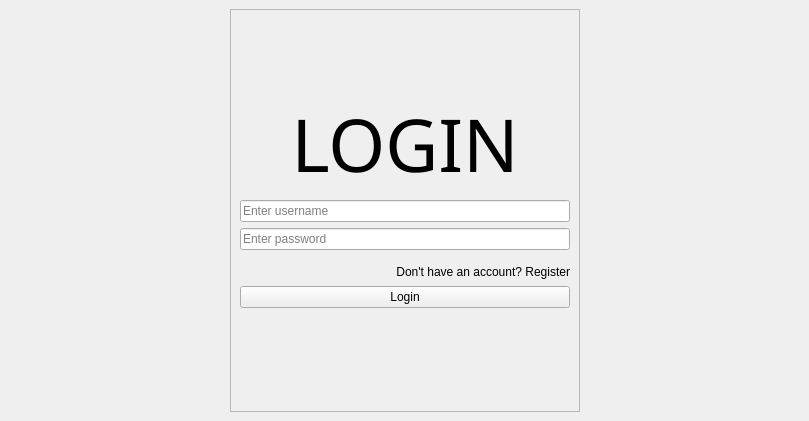
<?xml version="1.0" encoding="UTF-8"?>
<ui version="4.0">
 <class>Login</class>
 <widget class="QMainWindow" name="Login">
  <property name="geometry">
   <rect>
    <x>0</x>
    <y>0</y>
    <width>809</width>
    <height>421</height>
   </rect>
  </property>
  <property name="windowTitle">
   <string>MainWindow</string>
  </property>
  <widget class="QWidget" name="loginCentralWidget">
   <layout class="QGridLayout" name="gridLayout">
    <item row="1" column="3">
     <spacer name="horizontalSpacer_2">
      <property name="orientation">
       <enum>Qt::Horizontal</enum>
      </property>
      <property name="sizeHint" stdset="0">
       <size>
        <width>40</width>
        <height>20</height>
       </size>
      </property>
     </spacer>
    </item>
    <item row="1" column="1" colspan="2">
     <layout class="QGridLayout" name="LoginGrid">
      <item row="0" column="0">
       <widget class="QFrame" name="LoginItems">
        <property name="minimumSize">
         <size>
          <width>350</width>
          <height>0</height>
         </size>
        </property>
        <property name="frameShape">
         <enum>QFrame::StyledPanel</enum>
        </property>
        <property name="frameShadow">
         <enum>QFrame::Raised</enum>
        </property>
        <layout class="QVBoxLayout" name="verticalLayout_2">
         <item>
          <spacer name="verticalSpacer">
           <property name="orientation">
            <enum>Qt::Vertical</enum>
           </property>
           <property name="sizeHint" stdset="0">
            <size>
             <width>20</width>
             <height>44</height>
            </size>
           </property>
          </spacer>
         </item>
         <item>
          <widget class="QLabel" name="label_login_heading">
           <property name="font">
            <font>
             <family>Reem Kufi</family>
             <pointsize>55</pointsize>
            </font>
           </property>
           <property name="text">
            <string>LOGIN</string>
           </property>
           <property name="alignment">
            <set>Qt::AlignCenter</set>
           </property>
          </widget>
         </item>
         <item>
          <widget class="QLineEdit" name="le_loginPage_username">
           <property name="placeholderText">
            <string>Enter username</string>
           </property>
          </widget>
         </item>
         <item>
          <widget class="QLineEdit" name="le_loginPage_password">
           <property name="inputMethodHints">
            <set>Qt::ImhHiddenText|Qt::ImhNoAutoUppercase|Qt::ImhNoPredictiveText|Qt::ImhSensitiveData</set>
           </property>
           <property name="echoMode">
            <enum>QLineEdit::Password</enum>
           </property>
           <property name="placeholderText">
            <string>Enter password</string>
           </property>
          </widget>
         </item>
         <item>
          <widget class="QLabel" name="label_LoginPage_register">
           <property name="minimumSize">
            <size>
             <width>0</width>
             <height>24</height>
            </size>
           </property>
           <property name="maximumSize">
            <size>
             <width>16777215</width>
             <height>15</height>
            </size>
           </property>
           <property name="text">
            <string>Don't have an account? Register</string>
           </property>
           <property name="alignment">
            <set>Qt::AlignRight|Qt::AlignTrailing|Qt::AlignVCenter</set>
           </property>
          </widget>
         </item>
         <item>
          <widget class="QPushButton" name="pb_LoginBtn_login">
           <property name="text">
            <string>Login</string>
           </property>
          </widget>
         </item>
         <item>
          <widget class="QLabel" name="label_IncorrectPasswordLoginPage">
           <property name="font">
            <font>
             <fontweight>Medium</fontweight>
            </font>
           </property>
           <property name="styleSheet">
            <string notr="true">color:red</string>
           </property>
           <property name="text">
            <string/>
           </property>
           <property name="alignment">
            <set>Qt::AlignCenter</set>
           </property>
          </widget>
         </item>
         <item>
          <spacer name="verticalSpacer_2">
           <property name="orientation">
            <enum>Qt::Vertical</enum>
           </property>
           <property name="sizeHint" stdset="0">
            <size>
             <width>20</width>
             <height>44</height>
            </size>
           </property>
          </spacer>
         </item>
        </layout>
       </widget>
      </item>
     </layout>
    </item>
    <item row="1" column="0">
     <spacer name="horizontalSpacer">
      <property name="orientation">
       <enum>Qt::Horizontal</enum>
      </property>
      <property name="sizeHint" stdset="0">
       <size>
        <width>40</width>
        <height>20</height>
       </size>
      </property>
     </spacer>
    </item>
    <item row="0" column="0" colspan="4">
     <layout class="QVBoxLayout" name="customSlot"/>
    </item>
   </layout>
  </widget>
 </widget>
 <resources/>
 <connections/>
</ui>
